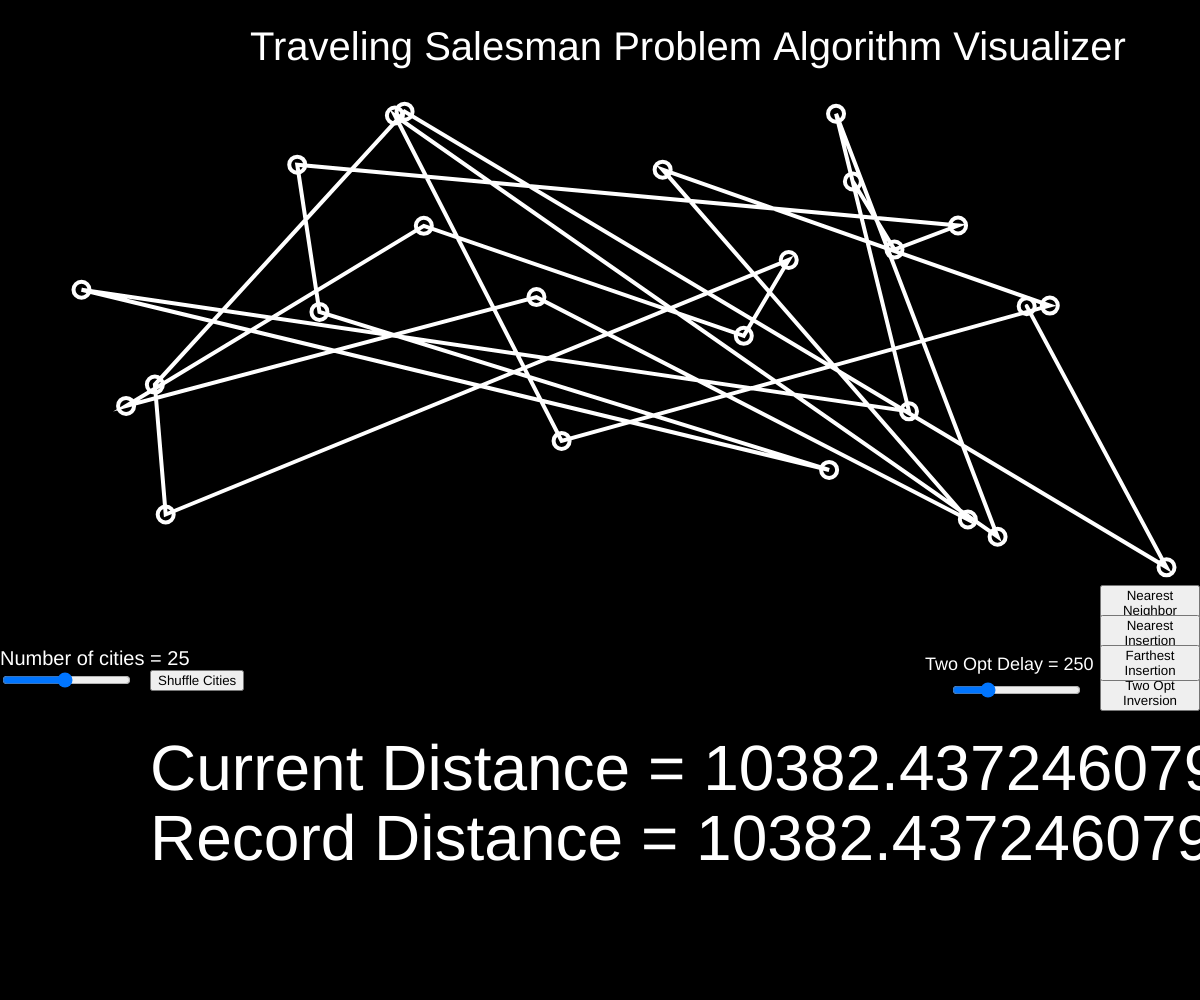
Frame 1 (no input)
Frame 60 (no input): identical to frame 1, image omitted
Frame 120 (the mouse pressed at the canvas centre since frame 60): identical to frame 1, image omitted

The p5.js sketch that drew this single still picture (run headless with seeded random() and noise() and a simulated clock; from frame 60 on, the mouse is pressed at the canvas centre):

// p5.js sketch
// ── sketch.js
var points = [];
var grayPath = [];

var globalRecordDistance = Infinity;
var recordDistance = Infinity;
var bestEver;
var currentBest;

var nearest_neighbor_button;
var nearest_insertion_button;
var farthest_insertion_button;
var two_opt_inversion_button;

var stop_button;
var delay;
var slider;
var shuffleButton;
var speedSlider;
var delay;

var bgcolor = 0;

function setup() {
	createCanvas(windowWidth, windowHeight);
	
	two_opt_inversion_button = createButton("Two Opt Inversion");
	two_opt_inversion_button.position(width/2 + 500, height/2 + 175);
	two_opt_inversion_button.mousePressed(slowedTOI);

	stop_button = createButton("Stop");
	stop_button.position(width, height);

	slider = createSlider(1, 50, 25);
	slider.position(width/2 - 600, height/2 + 170);


	shufflePoints(slider.value());
	
	shuffleButton = createButton("Shuffle Cities")
	shuffleButton.position(width/2- 450, height/2 + 170);
	shuffleButton.mousePressed(function() { shufflePoints(slider.value());});

	bestEver = points.slice();

	


	nearest_neighbor_button = createButton("Nearest Neighbor");
	nearest_neighbor_button.position(width/2 + 500, height/2 + 85);
	nearest_neighbor_button.mousePressed(nearestNeighbor); // no parentheses inside this function

	nearest_insertion_button = createButton("Nearest Insertion");
	nearest_insertion_button.position(width/2 + 500, height/2 + 115);
	nearest_insertion_button.mousePressed(nearestInsertion);

	farthest_insertion_button = createButton("Farthest Insertion");
	farthest_insertion_button.position(width/2 + 500, height/2 + 145);
	farthest_insertion_button.mousePressed(farthestInsertion);

	speedSlider = createSlider(0, 1000, 250);
	speedSlider.position(width/2 + 350, height/2 + 180);

	

	
}

function draw() {
	background(bgcolor);

	stroke(255);
	strokeWeight(4);
	noFill();
	beginShape();
	for (var i = 0; i < points.length; i++){
		vertex(points[i].x, points[i].y); // connecting lines
		ellipse(points[i].x, points[i].y, 16, 16); // city points
	}
	endShape();

	stroke(100);
	strokeWeight(4);
	noFill();
	beginShape();
	for (var i = 0; i < grayPath.length; i++){
		vertex(grayPath[i].x, grayPath[i].y); // connecting lines
	}
	endShape();

	stroke(0);
	textSize(20);
	fill(255);
	text("Number of cities = " + slider.value(), width/2 - 600, height/2 + 165);

	textSize(18);
	text("Two Opt Delay = " + speedSlider.value(), width/2 + 325, height/2 + 170);


	textSize(64);
	var s = pathCost(points);
	fill(255);
	text("Current Distance = " + s, 150, height/2 + 290);

	text("Record Distance = " + globalRecordDistance, 150, height/2 + 360);

	textSize(40);
	text("Traveling Salesman Problem Algorithm Visualizer", 250, 60);
}





function setBestPath(path, cost){
	bestEver = path;
	recordDistance = cost;
}

function distance(p1, p2){
	return dist(p1.x, p1.y, p2.x, p2.y)
}

function pathCost(path){
	return path
    .slice(0, -1)
    .map((point, idx) => distance(point, path[idx + 1]))
    .reduce((a, b) => a + b, 0);
}
// ── farthestInsertion.js
function farthestInsertion(){
    CI();

    
    const path = [points.shift()];
    points.sort((a, b) => distance(path[0], b) - distance(path[0], a));
    path.push(points.pop());
    while (points.length > 0) {
        let [selectedDistance, selectedIdx] = [0, null];
        for (const [freePointIdx, freePoint] of points.entries()) {
        let [bestCostToPath, costToPathIdx] = [Infinity, null];
        for (const pathPoint of path) {
            const dist = distance(freePoint, pathPoint);
            if (dist < bestCostToPath) {
            [bestCostToPath, costToPathIdx] = [dist, freePointIdx];
            }
        }
        if (bestCostToPath > selectedDistance) {
            [selectedDistance, selectedIdx] = [bestCostToPath, costToPathIdx];
        }
        }
        const [nextPoint] = points.splice(selectedIdx, 1);
        let [bestCost, bestIdx] = [Infinity, null];
        for (let i = 1; i < path.length; i++) {
            const insertionCost = pathCost([path[i - 1], nextPoint, path[i]]);
            if (insertionCost < bestCost) {
                [bestCost, bestIdx] = [insertionCost, i];
            }
        }
        path.splice(bestIdx, 0, nextPoint);
    }
  path.push(path[0]);
  points = path;

  if (pathCost(points) < globalRecordDistance){
      globalRecordDistance = pathCost(points);
  }
}
// ── nearestInsertion.js
function nearestInsertion(){
    CI();

    const path = [points.shift()];

    points.sort((a, b) => distance(path[0], b) - distance(path[0], a));
    path.push(points.pop());

    while (points.length > 0){
        let [selectedDistance, selectedIdx] = [Infinity, null];
        for (const [freePointIdx, freePoint] of points.entries()){
            for (const pathPoint of path){
                const dist = distance(freePoint, pathPoint);
                if (dist < selectedDistance){
                    [selectedDistance, selectedIdx] = [dist, freePointIdx];
                }
            }
        }


        const[nextPoint] = points.splice(selectedIdx, 1);

        let[bestCost, bestIdx] = [Infinity, null];
        for (let i = 1; i < path.length; i++){
            const insertionCost = pathCost([path[i - 1], nextPoint, path[i]]);
            if (insertionCost < bestCost){
                [bestCost, bestIdx] = [insertionCost, i];
            }
        }
        path.splice(bestIdx, 0, nextPoint);
    }
    path.push(path[0]);
    
    points = path;

    if (pathCost(points) < globalRecordDistance){
        globalRecordDistance = pathCost(points);
    }
};



// ── nearestNeighbor.js
function nearestNeighbor(){
    CI();

    const path = [points.shift()];
    while (points.length > 0){
        points.sort(
            (a, b) => distance(path[path.length-1], b) - distance(path[path.length-1], a)
        );
        
        path.push(points.pop());
    }

    path.push(path[0]);

    points = path

    if (pathCost(points) < globalRecordDistance){
        globalRecordDistance = pathCost(points);
    }
}
// ── twoOptInversion.js
// function twoOptInversion(){
//     points.push(points[0]);


//     let best = pathCost(points);
//     let swapped = true;

//     while (swapped){
//         swapped = false;
//         for (let pt1 = 1; pt1 < points.length - 1; pt1++){
//             for (let pt2 = pt1 + 1; pt2 < points.length - 1; pt2++){
//                 const section = points.slice(pt1, pt2 + 1);

//                 section.reverse();

//                 points.splice(pt1, pt2 +1 - pt1, ...section);

//                 const newPath = points;
//                 const cost = pathCost(newPath);
//                 if (cost < best){
//                     swapped = true;
//                     best = cost;
//                     self.setBestPath(newPath, best); 
                    
//                 } else {
//                     section.reverse();
//                     points.splice(pt1, pt2 + 1 - pt1, ...section);
//                 }
//             }
//         }
//     }

// }

function singleTwoOptInversion(){
    points.push(points[0]);
    let best = pathCost(points);
    for (let pt1 = 1; pt1 < points.length - 1; pt1++){
        for (let pt2 = pt1 + 1; pt2 < points.length - 1; pt2++){
            const section = points.slice(pt1, pt2 + 1);
            section.reverse();


            points.splice(pt1, pt2 +1 - pt1, ...section);

            const newPath = points;
            const cost = pathCost(newPath);
            if (cost < best){
                grayPath = section;
                best = cost;
                self.setBestPath(newPath, best); 
                if (pathCost(points) < globalRecordDistance){
                    globalRecordDistance = pathCost(points);
                }
                return;
            } else {
                section.reverse();
                points.splice(pt1, pt2 + 1 - pt1, ...section);
            }
        }
    }
}

function slowedTOI(){
    delay = setInterval(singleTwoOptInversion, speedSlider.value());
    two_opt_inversion_button.mousePressed(CI);
    
	stop_button.position(width/2 + 635, height/2 + 175);
    stop_button.mousePressed(CI);
}

function CI(){
    clearInterval(delay);
    grayPath = [];
    stop_button.position(width, height);
    two_opt_inversion_button.mousePressed(slowedTOI);
}

function shufflePoints(numberOfCities){
	CI();
	points = [];
	for (var i = 0; i < numberOfCities; i++){
		var v = createVector(random(10, width - 10), random(80, height/2 + 70));
		points[i] = v;
	}
	globalRecordDistance = pathCost(points);
}
